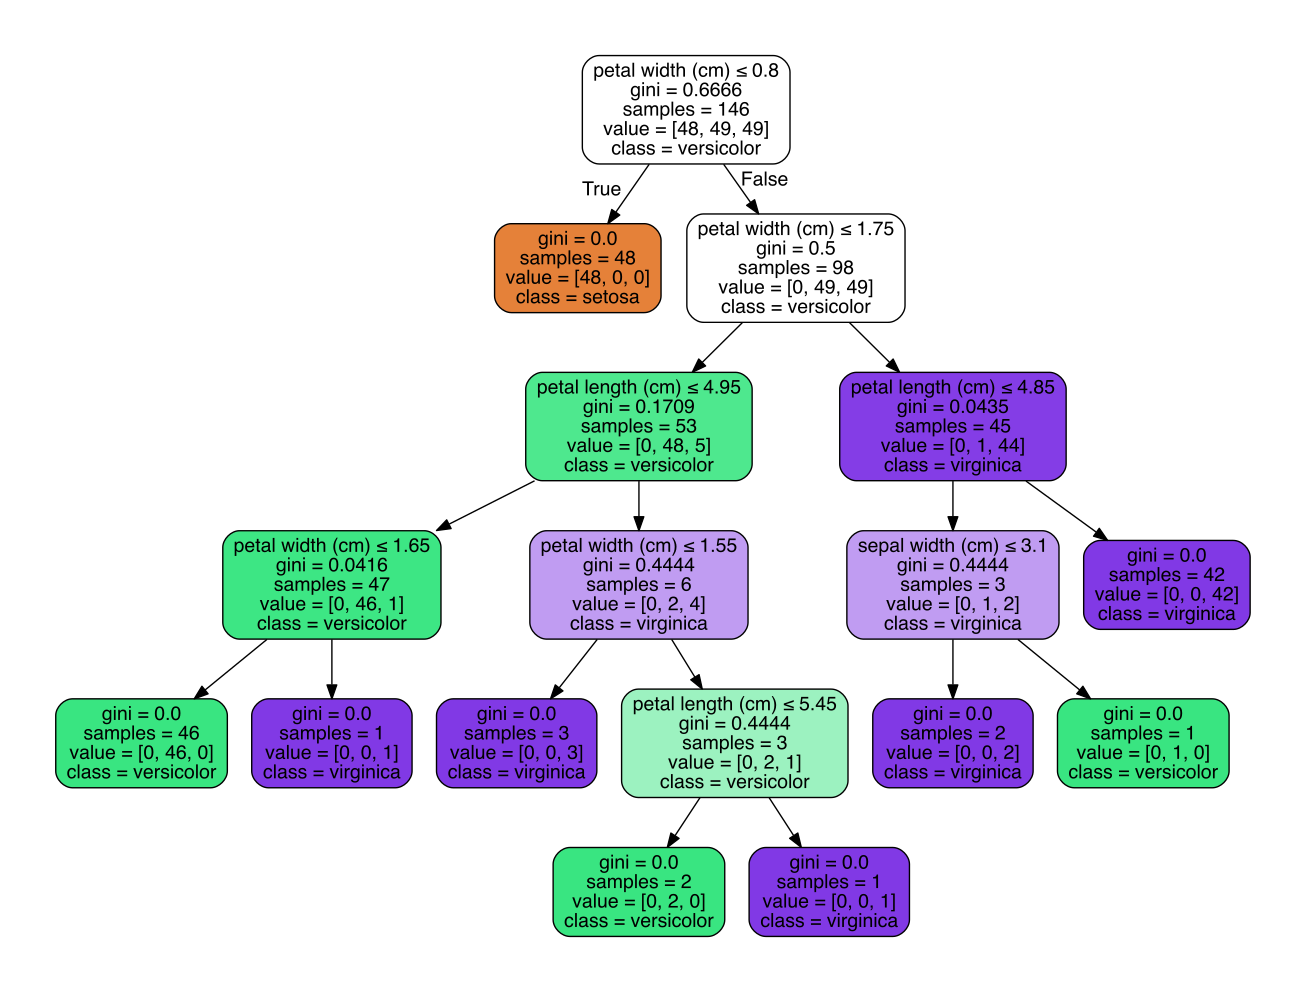

Here is the Python script that generated this plot:
"""
GoodTecher Machine Learning Coding Tutorial
http://www.goodtecher.com

"Iris" Machine Learning Program

The program takes a measurements (the length and width of the pedal and sepal) 
of a flower as input 
and predicts whether it is setosa, versicolor or virginica 
"""

import numpy as np
from sklearn.datasets import load_iris
from sklearn import tree
import pydotplus

# load Iris dataset
iris = load_iris()

# picks some data from Iris dataset as test data
# and rest data would be training data
test_idx = [0, 10, 50, 100]

# training data
train_data = np.delete(iris.data, test_idx, axis = 0)
train_target = np.delete(iris.target, test_idx)

# testing data
test_data = iris.data[test_idx]
test_target = iris.target[test_idx]

# train classifier
clf = tree.DecisionTreeClassifier()
clf.fit(train_data, train_target)

# display and compare test target and predict target
print ("Test target: ")
print (test_target)
print ("clf.predict: ")
print (clf.predict(test_data))

# output Decision Tree procedure to a PDF file
dot_data = tree.export_graphviz(clf, out_file=None,
                         feature_names=iris.feature_names,
                         class_names=iris.target_names,
                         filled=True, rounded=True,
                         special_characters=True)
graph = pydotplus.graph_from_dot_data(dot_data)
graph.write_pdf("iris.pdf")
